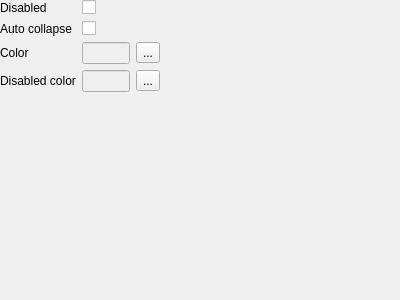
<?xml version="1.0" encoding="UTF-8"?>
<ui version="4.0">
 <class>IconMenuSettingsForm</class>
 <widget class="QWidget" name="IconMenuSettingsForm">
  <property name="geometry">
   <rect>
    <x>0</x>
    <y>0</y>
    <width>400</width>
    <height>300</height>
   </rect>
  </property>
  <property name="windowTitle">
   <string>Form</string>
  </property>
  <widget class="QWidget" name="formLayoutWidget">
   <property name="geometry">
    <rect>
     <x>0</x>
     <y>0</y>
     <width>160</width>
     <height>104</height>
    </rect>
   </property>
   <layout class="QFormLayout" name="formLayout">
    <item row="0" column="0">
     <widget class="QLabel" name="disabledLabel">
      <property name="text">
       <string>Disabled</string>
      </property>
     </widget>
    </item>
    <item row="0" column="1">
     <widget class="QCheckBox" name="disabledCheckBox"/>
    </item>
    <item row="2" column="0">
     <widget class="QLabel" name="colorLabel">
      <property name="text">
       <string>Color</string>
      </property>
     </widget>
    </item>
    <item row="1" column="0">
     <widget class="QLabel" name="autoCollapseLabel">
      <property name="text">
       <string>Auto collapse</string>
      </property>
     </widget>
    </item>
    <item row="1" column="1">
     <widget class="QCheckBox" name="autoCollapseCheckBox"/>
    </item>
    <item row="2" column="1">
     <layout class="QHBoxLayout" name="horizontalLayout_7">
      <item>
       <widget class="QLineEdit" name="colorLineEdit">
        <property name="enabled">
         <bool>false</bool>
        </property>
       </widget>
      </item>
      <item>
       <widget class="QToolButton" name="colorToolButton">
        <property name="text">
         <string>...</string>
        </property>
       </widget>
      </item>
     </layout>
    </item>
    <item row="3" column="0">
     <widget class="QLabel" name="disabledColorLabel">
      <property name="text">
       <string>Disabled color</string>
      </property>
     </widget>
    </item>
    <item row="3" column="1">
     <layout class="QHBoxLayout" name="horizontalLayout_8">
      <item>
       <widget class="QLineEdit" name="disabledColorLineEdit">
        <property name="enabled">
         <bool>false</bool>
        </property>
       </widget>
      </item>
      <item>
       <widget class="QToolButton" name="disabledColorToolButton">
        <property name="text">
         <string>...</string>
        </property>
       </widget>
      </item>
     </layout>
    </item>
   </layout>
  </widget>
 </widget>
 <resources/>
 <connections/>
</ui>
